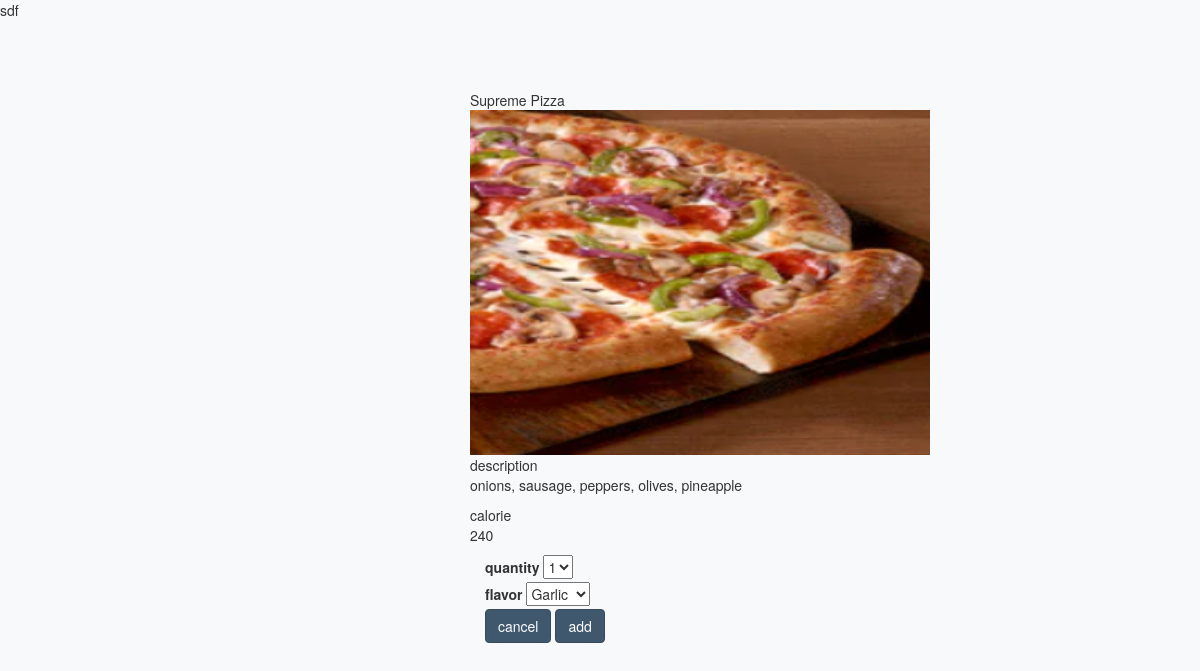
Page /pizza/t.php?dish_id=1 on the committed database.
### tables this page shows
CREATE TABLE `dish` (
  `id` int(11) NOT NULL,
  `name` varchar(255) NOT NULL,
  `description` varchar(255) NOT NULL,
  `price` double NOT NULL,
  `category` text NOT NULL,
  `calorie` int(11) NOT NULL,
  `photo` text,
  `inventory` int(11) NOT NULL,
  `type` int(10) DEFAULT NULL
);

### pizza/static/common.php (called while the page is built, shortened)
<?php
function getConnection() {
    return mysqli_connect("localhost","root","root", "pizzapizza");
}
function getDishByID($id) {
$con = getConnection();
    $query = "SELECT * FROM dish where id = ".$id;
    $result = mysqli_query($con,$query);
    $dish_arr = [];
    while($row=mysqli_fetch_assoc($result)){
        array_push($dish_arr, $row);
    }
    return $dish_arr;
}

### pizza/t.php (the view, shortened to what this page needs)
<?php
require 'static/common.php';
if (isset($_GET['dish_id'])){
    $id = $_GET['dish_id'];
    $detail_dish = getDishByID($id);
}
?>
<!DOCTYPE html>
<html lang="en">
<head>
    <link rel="stylesheet" href="assets/bootstrap.css">
    <link rel="stylesheet" href="assets/admin.css">
</head>
<body>
<div class="main">
    <form class="login-wrap"  action="./add_cart.php?dish_id=<?php echo $id?>" method="post">
        <div class="row">
            <div class="col-4" id="name"><?php echo $detail_dish[0]['name']?></div>
        </div>
        <div class="row">
            <img src= "<?php echo $detail_dish[0]['photo']; ?>" width="460" height="345">
        </div>
        <div class="row">
            <div class="col-8">description</div>
            <p><?php echo $detail_dish[0]['description']; ?></p >
        </div>
        <div class="row">
            <div class="col-8">calorie</div>
            <p><?php echo $detail_dish[0]['calorie'];  ?></p >
        </div>
        <div>
            <label for="qty">quantity</label>
            <select name="qty" id="qty">
                <option value="1">1</option>
            </select>
        </div>
        <div>
            <label for="qty">flavor</label>
            <select name="fla" id="fla">
                <option value="Garlic">Garlic</option>
            </select>
        </div>
        <div class="form-group">
            <button class="btn btn-primary" >cancel</button>
            <button class="btn btn-primary" type="submit" >add</button>
        </div>
    </form>
</div>
</body>
</html>

### pizza/assets/admin.css (style rules this page uses)
body { background-color: #f8f9fb; -webkit-font-smoothing: antialiased; -moz-osx-font-smoothing: grayscale; }
.main { position: relative; overflow: hidden; min-width: 844px; min-height: 100vh; padding: 70px 5px 20px 185px; }

### pizza/t.php (style rules this page uses)
form { margin-left: 300px; }

### rows in the picture
dish: name "Supreme Pizza", photo (picture), description "onions, sausage, peppers, olives, pineapple", calorie "240"
